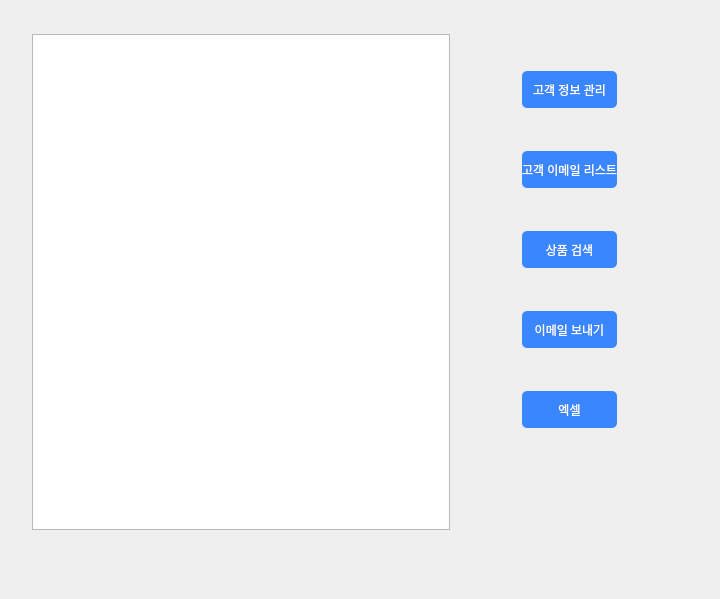
<?xml version="1.0" encoding="UTF-8"?>
<ui version="4.0">
 <class>MainWindow</class>
 <widget class="QMainWindow" name="MainWindow">
  <property name="geometry">
   <rect>
    <x>0</x>
    <y>0</y>
    <width>720</width>
    <height>599</height>
   </rect>
  </property>
  <property name="minimumSize">
   <size>
    <width>720</width>
    <height>599</height>
   </size>
  </property>
  <property name="windowTitle">
   <string>MainWindow</string>
  </property>
  <property name="toolTip">
   <string>&lt;html&gt;&lt;head/&gt;&lt;body&gt;&lt;p&gt;&lt;br/&gt;&lt;/p&gt;&lt;/body&gt;&lt;/html&gt;</string>
  </property>
  <property name="styleSheet">
   <string notr="true">QPushButton{
	color: white;
	background-color: rgb(58, 134, 255);
	border-radius: 5px;
}
#centralwidget
{
	background:url(&quot;D:/Python_practice/Uitest/배경2.jpg&quot;)
	
}</string>
  </property>
  <widget class="QWidget" name="centralwidget">
   <layout class="QGridLayout" name="gridLayout_2">
    <property name="leftMargin">
     <number>11</number>
    </property>
    <item row="0" column="0">
     <layout class="QGridLayout" name="gridLayout">
      <property name="leftMargin">
       <number>21</number>
      </property>
      <property name="topMargin">
       <number>25</number>
      </property>
      <property name="rightMargin">
       <number>53</number>
      </property>
      <property name="bottomMargin">
       <number>60</number>
      </property>
      <item row="0" column="0">
       <widget class="QTextBrowser" name="list">
        <property name="readOnly">
         <bool>true</bool>
        </property>
        <property name="openLinks">
         <bool>true</bool>
        </property>
       </widget>
      </item>
      <item row="0" column="1">
       <layout class="QVBoxLayout" name="verticalLayout">
        <property name="leftMargin">
         <number>66</number>
        </property>
        <property name="rightMargin">
         <number>41</number>
        </property>
        <property name="bottomMargin">
         <number>60</number>
        </property>
        <item>
         <widget class="QPushButton" name="pushButton">
          <property name="enabled">
           <bool>true</bool>
          </property>
          <property name="minimumSize">
           <size>
            <width>45</width>
            <height>37</height>
           </size>
          </property>
          <property name="baseSize">
           <size>
            <width>0</width>
            <height>0</height>
           </size>
          </property>
          <property name="text">
           <string>고객 정보 관리</string>
          </property>
         </widget>
        </item>
        <item>
         <widget class="QPushButton" name="pushButton_2">
          <property name="minimumSize">
           <size>
            <width>45</width>
            <height>37</height>
           </size>
          </property>
          <property name="styleSheet">
           <string notr="true"/>
          </property>
          <property name="text">
           <string>고객 이메일 리스트</string>
          </property>
         </widget>
        </item>
        <item>
         <widget class="QPushButton" name="pushButton_3">
          <property name="minimumSize">
           <size>
            <width>45</width>
            <height>37</height>
           </size>
          </property>
          <property name="text">
           <string>상품 검색</string>
          </property>
         </widget>
        </item>
        <item>
         <widget class="QPushButton" name="pushButton_4">
          <property name="minimumSize">
           <size>
            <width>45</width>
            <height>37</height>
           </size>
          </property>
          <property name="text">
           <string>이메일 보내기</string>
          </property>
         </widget>
        </item>
        <item>
         <widget class="QPushButton" name="pushButton_5">
          <property name="minimumSize">
           <size>
            <width>45</width>
            <height>37</height>
           </size>
          </property>
          <property name="text">
           <string>엑셀</string>
          </property>
         </widget>
        </item>
       </layout>
      </item>
     </layout>
    </item>
   </layout>
  </widget>
 </widget>
 <resources/>
 <connections/>
</ui>
